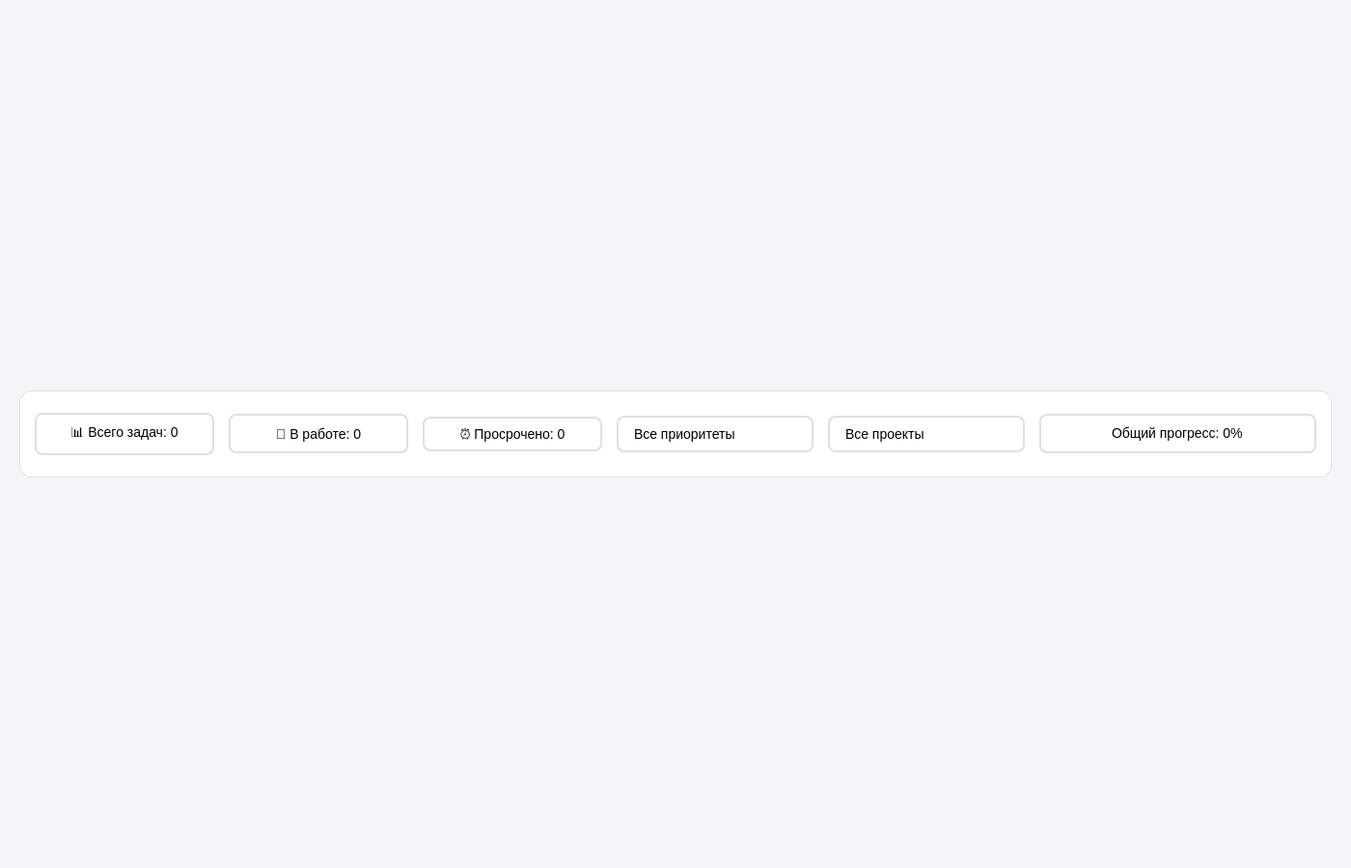
<?xml version="1.0" encoding="UTF-8"?>
<ui version="4.0">
 <class>MyTasksPage</class>
 <widget class="QWidget" name="MyTasksPage">
  <property name="geometry">
   <rect>
    <x>0</x>
    <y>0</y>
    <width>1400</width>
    <height>900</height>
   </rect>
  </property>
  <property name="styleSheet">
   <string notr="true">QWidget {
    background-color: #F5F5F7;
    font-family: 'Segoe UI', Arial, sans-serif;
}</string>
  </property>
  <layout class="QVBoxLayout" name="mainLayout">
   <property name="spacing">
    <number>15</number>
   </property>
   <property name="leftMargin">
    <number>20</number>
   </property>
   <property name="topMargin">
    <number>20</number>
   </property>
   <property name="rightMargin">
    <number>20</number>
   </property>
   <property name="bottomMargin">
    <number>20</number>
   </property>
   <item>
    <widget class="QFrame" name="controlPanel">
     <property name="maximumSize">
      <size>
       <width>16777215</width>
       <height>90</height>
      </size>
     </property>
     <property name="styleSheet">
      <string notr="true">QFrame {
    background-color: white;
    border-radius: 12px;
    border: 1px solid #E0E0E0;
}</string>
     </property>
     <layout class="QHBoxLayout" name="controlLayout">
      <property name="spacing">
       <number>15</number>
      </property>
      <property name="leftMargin">
       <number>15</number>
      </property>
      <property name="topMargin">
       <number>15</number>
      </property>
      <property name="rightMargin">
       <number>15</number>
      </property>
      <property name="bottomMargin">
       <number>15</number>
      </property>
      <item alignment="Qt::AlignVCenter">
       <widget class="QLabel" name="totalTasksLabel">
        <property name="minimumSize">
         <size>
          <width>186</width>
          <height>0</height>
         </size>
        </property>
        <property name="styleSheet">
         <string notr="true">QLabel {
    border: 2px solid #E0E0E0;
    border-radius: 8px;
    padding: 8px 16px;
    font-size: 14px;
    background-color: white;
    min-width: 150px;
}
QLabel:hover {
    border: 2px solid #ccab6e;
}</string>
        </property>
        <property name="text">
         <string>📊 Всего задач: 0</string>
        </property>
        <property name="alignment">
         <set>Qt::AlignCenter</set>
        </property>
       </widget>
      </item>
      <item>
       <widget class="QLabel" name="inProgressLabel">
        <property name="minimumSize">
         <size>
          <width>186</width>
          <height>41</height>
         </size>
        </property>
        <property name="maximumSize">
         <size>
          <width>16777215</width>
          <height>41</height>
         </size>
        </property>
        <property name="styleSheet">
         <string notr="true">QLabel {
    border: 2px solid #E0E0E0;
    border-radius: 8px;
    padding: 8px 16px;
    font-size: 14px;
    background-color: white;
    min-width: 150px;
}
QLabel:hover {
    border: 2px solid #ccab6e;
}</string>
        </property>
        <property name="text">
         <string>🔧 В работе: 0</string>
        </property>
        <property name="alignment">
         <set>Qt::AlignCenter</set>
        </property>
       </widget>
      </item>
      <item alignment="Qt::AlignVCenter">
       <widget class="QLabel" name="overdueTasksLabel">
        <property name="minimumSize">
         <size>
          <width>186</width>
          <height>0</height>
         </size>
        </property>
        <property name="styleSheet">
         <string notr="true">QLabel {
    border: 2px solid #E0E0E0;
    border-radius: 8px;
    padding: 8px 16px;
    font-size: 14px;
    background-color: white;
    min-width: 150px;
}
QLabel:hover {
    border: 2px solid #ccab6e;
}</string>
        </property>
        <property name="text">
         <string>⏰ Просрочено: 0</string>
        </property>
        <property name="alignment">
         <set>Qt::AlignCenter</set>
        </property>
       </widget>
      </item>
      <item alignment="Qt::AlignVCenter">
       <widget class="QComboBox" name="priorityFilter">
        <property name="styleSheet">
         <string notr="true">QComboBox {
    border: 2px solid #E0E0E0;
    border-radius: 8px;
    padding: 8px 16px;
    font-size: 14px;
    background-color: white;
    min-width: 150px;
}
QComboBox:hover {
    border: 2px solid #ccab6e;
}
QComboBox::drop-down {
    border: none;
}</string>
        </property>
        <item>
         <property name="text">
          <string>Все приоритеты</string>
         </property>
        </item>
        <item>
         <property name="text">
          <string>Высокий</string>
         </property>
        </item>
        <item>
         <property name="text">
          <string>Средний</string>
         </property>
        </item>
        <item>
         <property name="text">
          <string>Низкий</string>
         </property>
        </item>
       </widget>
      </item>
      <item alignment="Qt::AlignVCenter">
       <widget class="QComboBox" name="projectFilter">
        <property name="styleSheet">
         <string notr="true">QComboBox {
    border: 2px solid #E0E0E0;
    border-radius: 8px;
    padding: 8px 16px;
    font-size: 14px;
    background-color: white;
    min-width: 150px;
}
QComboBox:hover {
    border: 2px solid #ccab6e;
}
QComboBox::drop-down {
    border: none;
}</string>
        </property>
        <item>
         <property name="text">
          <string>Все проекты</string>
         </property>
        </item>
       </widget>
      </item>
      <item alignment="Qt::AlignVCenter">
       <widget class="QProgressBar" name="overallProgress">
        <property name="sizePolicy">
         <sizepolicy hsizetype="Expanding" vsizetype="Fixed">
          <horstretch>1</horstretch>
          <verstretch>0</verstretch>
         </sizepolicy>
        </property>
        <property name="minimumSize">
         <size>
          <width>0</width>
          <height>41</height>
         </size>
        </property>
        <property name="styleSheet">
         <string notr="true">QProgressBar {
    border: 2px solid #E0E0E0;
    border-radius: 8px;
    text-align: center;
    background-color: white;
    font-size: 14px;
}
QProgressBar:hover {
    border: 2px solid #ccab6e;
}
QProgressBar::chunk {
    background-color: #D22730;
    border-radius: 8px;
}</string>
        </property>
        <property name="value">
         <number>0</number>
        </property>
        <property name="textVisible">
         <bool>true</bool>
        </property>
        <property name="format">
         <string>Общий прогресс: %p%</string>
        </property>
       </widget>
      </item>
     </layout>
    </widget>
   </item>
   <item>
    <layout class="QHBoxLayout" name="kanbanLayout">
     <property name="spacing">
      <number>15</number>
     </property>
    </layout>
   </item>
  </layout>
 </widget>
 <resources/>
 <connections/>
</ui>
